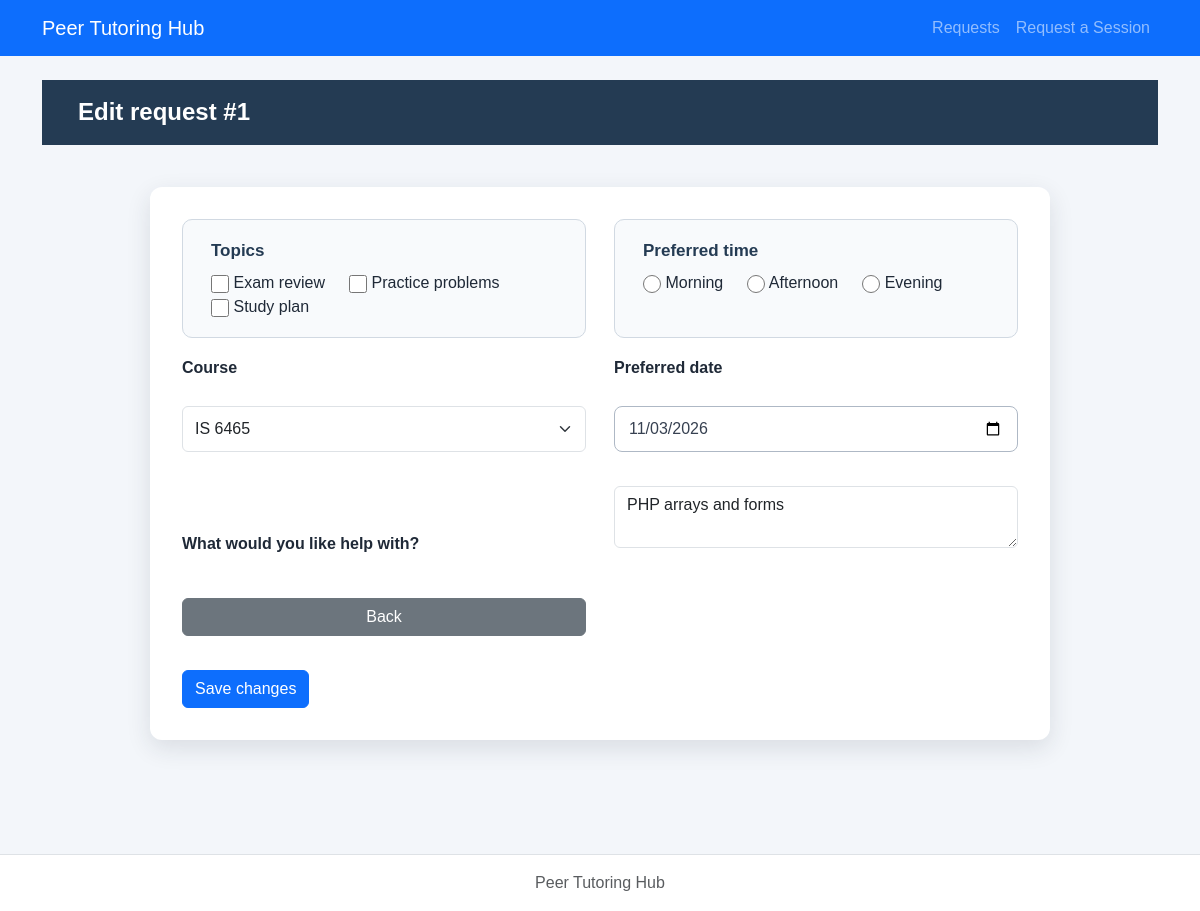
The app's page /php/edit-request.php?request_id=1 with its own data.
### tables this page shows
CREATE TABLE tutoring_requests (
    request_id INTEGER PRIMARY KEY,
    student_id INTEGER NOT NULL,
    course TEXT NOT NULL,
    topic TEXT NOT NULL,
    preferred_date TEXT NOT NULL,
    preferred_time TEXT NOT NULL,
    status TEXT NOT NULL DEFAULT 'Open'
        CHECK (status IN ('Open', 'Cancelled', 'Assigned', 'Completed')),
    created_at TEXT NOT NULL DEFAULT CURRENT_TIMESTAMP,
    FOREIGN KEY (student_id) REFERENCES students(student_id)
);

### config/db.php (called while the page is built)
<?php
function openDatabase($path = null) {
    if ($path === null) {
        $path = dirname(__DIR__) . '/database/tutoring.db';
    }
    $pdo = new PDO('sqlite:' . $path);
    $pdo->setAttribute(PDO::ATTR_ERRMODE, PDO::ERRMODE_EXCEPTION);
    $pdo->setAttribute(PDO::ATTR_DEFAULT_FETCH_MODE, PDO::FETCH_ASSOC);
    $pdo->exec('PRAGMA foreign_keys = ON');
    return $pdo;
}

### repositories/requestPDO.php (called while the page is built, shortened)
<?php
function findRequest($pdo, $id) {
    $stmt=$pdo->prepare('SELECT r.*,s.student_name,s.student_email FROM tutoring_requests r JOIN students s ON r.student_id=s.student_id WHERE r.request_id=?');
    $stmt->execute([$id]);return $stmt->fetch();
}

### services/requestService.php (called while the page is built, shortened)
<?php
require_once dirname(__DIR__).'/repositories/requestPDO.php';
function escapeHtml($v) {return htmlspecialchars((string)$v,ENT_QUOTES,'UTF-8');}
function decodeTopic($topic) {
    $v=json_decode($topic,true);
    return is_array($v)&&isset($v['reason'])&&is_array($v['topics']??null) ? $v : ['reason'=>$topic,'topics'=>[]];
}

### php/edit-request.php (the view)
<?php
require_once __DIR__.'/../config/db.php';require_once __DIR__.'/../services/requestService.php';
$id=filter_input(INPUT_GET,'request_id',FILTER_VALIDATE_INT);if(!$id||$id<1){http_response_code(400);exit('Invalid ID');}
$r=findRequest(openDatabase(),$id);if(!$r){http_response_code(404);exit('Not found');}
$topic=decodeTopic($r['topic']);require __DIR__.'/../includes/header.php';require __DIR__.'/../includes/nav.php';?>
<main class="container py-4"><h1>Edit request #<?=$id?></h1>
<?php if($r['status']!=='Open'):?><p>Only Open requests may be edited.</p><?php else:?>
<form method="post" action="update-request.php"><input type="hidden" name="request_id" value="<?=$id?>">
<label class="form-label" for="course">Course</label><select class="form-select mb-3" id="course" name="course"><?php foreach(['IS 6465','IS 6495','IS 6570'] as $c):?><option value="<?=escapeHtml($c)?>" <?=$c===$r['course']?'selected':''?>><?=escapeHtml($c)?></option><?php endforeach;?></select>
<label class="form-label" for="reason">What would you like help with?</label><textarea class="form-control mb-3" id="reason" name="reason" minlength="10" maxlength="500" required><?=escapeHtml($topic['reason'])?></textarea>
<label class="form-label" for="preferreddate">Preferred date</label><input class="form-control mb-3" id="preferreddate" name="preferreddate" type="date" value="<?=escapeHtml($r['preferred_date'])?>" required>
<fieldset><legend>Topics</legend><?php foreach(['Exam review','Practice problems','Study plan'] as $t):?><label class="me-3"><input type="checkbox" name="topics[]" value="<?=escapeHtml($t)?>" <?=in_array($t,$topic['topics'],true)?'checked':''?>> <?=escapeHtml($t)?></label><?php endforeach;?></fieldset>
<fieldset><legend>Preferred time</legend><?php foreach(['Morning','Afternoon','Evening'] as $t):?><label class="me-3"><input type="radio" name="preferredtime" value="<?=$t?>" <?=$t===$r['preferred_time']?'checked':''?> required> <?=$t?></label><?php endforeach;?></fieldset>
<button class="btn btn-primary mt-3">Save changes</button> <a class="btn btn-secondary mt-3" href="request-details.php?request_id=<?=$id?>">Back</a></form><?php endif;?></main><?php require __DIR__.'/../includes/footer.php';?>

### css/styles.css (style rules this page uses)
* { box-sizing: border-box; }
body { margin: 0; min-height: 100vh; font-family: Arial, Helvetica, sans-serif; color: #1f2937; background-color: #f3f6fa; }
h1 { margin: 0; padding: 18px 36px; color: #ffffff; font-size: 24px; font-weight: 700; background-color: #243b53; }
main form { max-width: 900px; margin: 42px auto; padding: 32px; display: grid; grid-template-columns: 1fr 1fr; gap: 18px 28px; background-color: #ffffff; border-radius: 12px; box-shadow: 0 8px 24px rgba(31, 41, 55, 0.12); }
main form fieldset { min-width: 0; margin: 0; padding: 18px 20px; border: 1px solid #d1d9e2; border-radius: 10px; background-color: #f8fafc; }
main form fieldset:first-of-type { grid-column: 1; grid-row: 1; }
main form fieldset:nth-of-type(2) { grid-column: 2; grid-row: 1; }
main form legend { padding: 0 8px; color: #243b53; font-size: 17px; font-weight: 700; }
main form fieldset label { margin-left: 8px; font-size: 16px; font-weight: 400; cursor: pointer; }
main form input[type="checkbox"], main form input[type="radio"] { width: 18px; height: 18px; margin: 0; vertical-align: middle; accent-color: #d60000; cursor: pointer; }
main form label[for="course"] { grid-column: 1; grid-row: 2; }
main form #course { grid-column: 1; grid-row: 3; }
main form label[for="preferreddate"] { grid-column: 2; grid-row: 2; }
main form #preferreddate { grid-column: 2; grid-row: 3; }
main form > label { align-self: end; font-size: 16px; font-weight: 700; }
main form input:not([type="checkbox"]):not([type="radio"]), main form select, main form textarea { width: 100%; min-height: 46px; padding: 10px 14px; color: #374151; font: inherit; background-color: #ffffff; border: 1px solid #aeb8c5; border-radius: 8px; }
main form button { grid-column: 1 / -1; grid-row: 6; justify-self: start; margin-top: 8px; padding: 13px 26px; color: #ffffff; font-size: 16px; font-weight: 700; background-color: #d60000; border: 0; border-radius: 8px; cursor: pointer; }

### records on screen
tutoring_requests: reason "PHP arrays and forms", preferreddate "11/03/2026", preferred_time "☐ Morning", preferred_time "☐ Afternoon", preferred_time "☐ Evening"

### other values on screen
$id "1"
escapeHtml($t) "Exam review"
escapeHtml($t) "Practice problems"
escapeHtml($t) "Study plan"
$t "Morning"
$t "Afternoon"
$t "Evening"
form field course "IS 6465"
